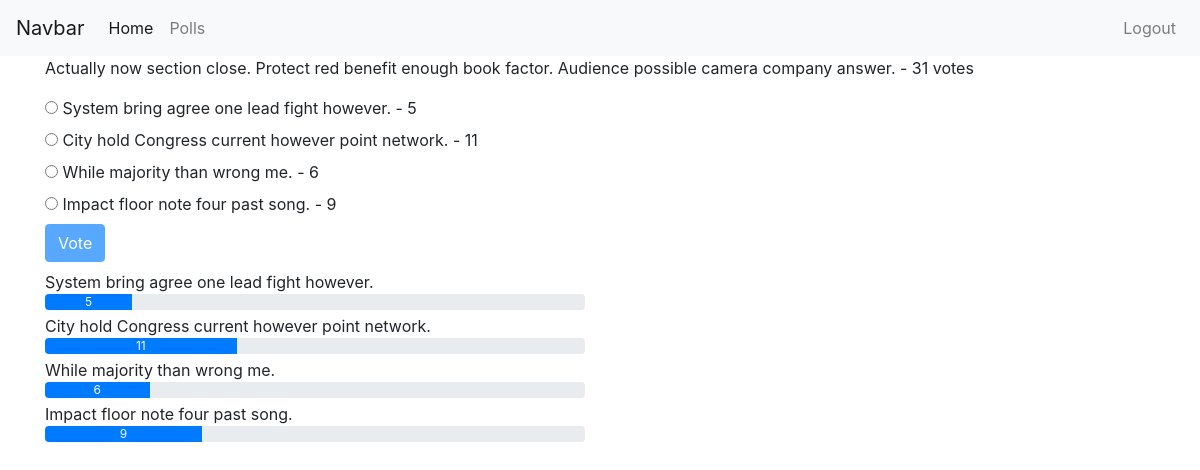
Page /polls/details/19 (signed in) on the committed database.
### polls/models.py (models this page shows, shortened)
class Poll(models.Model):
    owner = models.ForeignKey(User, on_delete=models.CASCADE, default=1)
    text = models.CharField(max_length=255)
    pub_date = models.DateField()
    def __str__(self):
        return self.text
    def user_can_vote(self, user):
        user_vote = user.vote_set.all()
        qs = user_vote.filter(poll=self)
        if qs.exists():
            return False
        return True
    @property
    def num_votes(self):
        return self.vote_set.count()
    def get_results_dict(self):
        res = []
        for choice in self.choice_set.all():
            d = {}
            d['text'] = choice.choice_text
            d['num_votes'] = choice.num_votes
            if not self.num_votes:
                d['percentage'] = 0
            else:
                d['percentage'] = choice.num_votes / self.num_votes * 100
            res.append(d)
        return res

class Choice(models.Model):
    poll = models.ForeignKey(Poll, on_delete=models.CASCADE)
    choice_text = models.CharField(max_length=255)
    @property
    def num_votes(self):
        return self.vote_set.count()

### polls/views.py (the view)
# urls.py: path('details/<int:poll_id>', views.poll_detail, name='detail'),
@login_required
def poll_detail(request, poll_id):
    poll = get_object_or_404(Poll, id=poll_id)
    user_can_vote = poll.user_can_vote(request.user)
    results = poll.get_results_dict()
    context = {'poll': poll, 'user_can_vote': user_can_vote, 'results': results}
    return render(request, 'polls/poll_detail.html', context)

### polls/templates/polls/poll_detail.html (shortened to what this page needs)
{% extends 'base.html' %}
{% block content %}
<div class="container">
    <p>{{ poll }} - {{poll.num_votes}} votes</p>
    <form action="{% url 'polls:vote' poll.id %}" method="post">
            {% for choice in poll.choice_set.all %}
            <input type="radio"
            name="choice"
            id="choice{{ forloop.counter }}"
            value="{{choice.id}}" />
            <label for="choice{{ forloop.counter}}">{{ choice.choice_text }} - {{ choice.num_votes }}</label>
            <br/>
            {% endfor %}
            <input class="btn btn-primary mb-2" type="submit" value="Vote" {% if not user_can_vote %}disabled{% endif %} />
        </form>
        {% if not user_can_vote %}
        {% for choice_dict in results %}
            <div class="row">
                <div class="col-sm-6">
                    {{choice_dict.text}}
                    <div class="progress mb-1">
                        <div class="progress-bar"
                        role="progressbar"
                        style="width: {{choice_dict.percentage}}%;">{{ choice_dict.num_votes }}</div>
                    </div>
                </div>
            </div>
                {% endfor %}
        {% else %}
                <p>Vote to seee results!</p>
        {% endif %}
</div>
{% endblock %}

### rows in the picture
Poll: text "Actually now section close. Protect red benefit enough book factor. Audience possible camera company answer.", num_votes "31"
Choice: choice_text "System bring agree one lead fight however.", num_votes "5", text "System bring agree one lead fight however."
Choice: choice_text "City hold Congress current however point network.", num_votes "11", text "City hold Congress current however point network."
Choice: choice_text "While majority than wrong me.", num_votes "6", text "While majority than wrong me."
Choice: choice_text "Impact floor note four past song.", num_votes "9", text "Impact floor note four past song."

### other values in the picture
{{ choice_dict.num_votes }} "5" "11" "6" "9"
